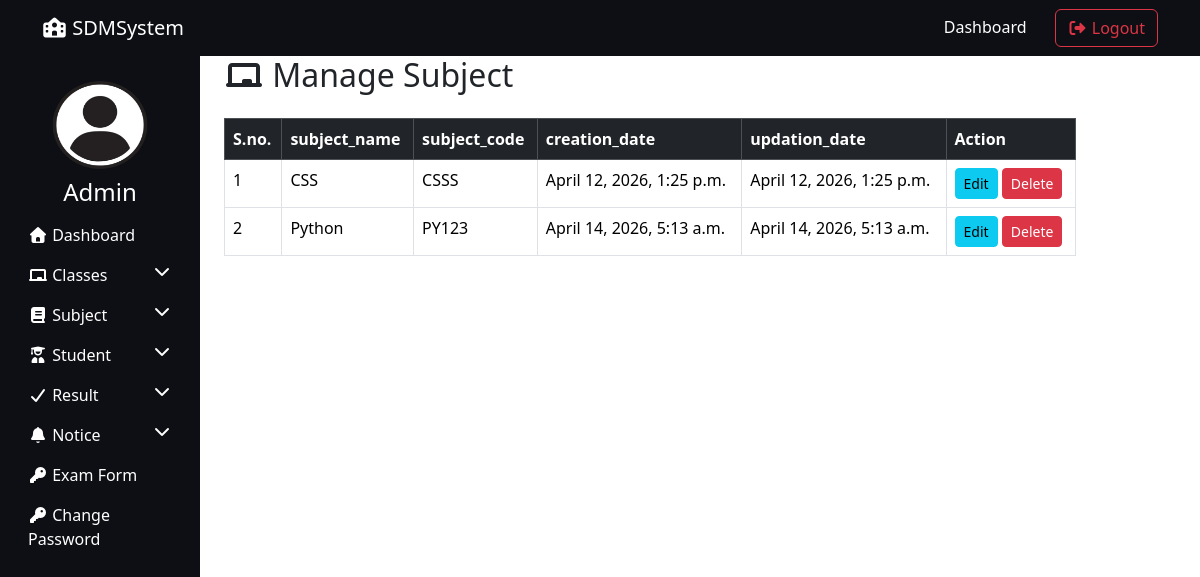
/manage_subject/ (signed in), run on an earlier commit of the app's database.
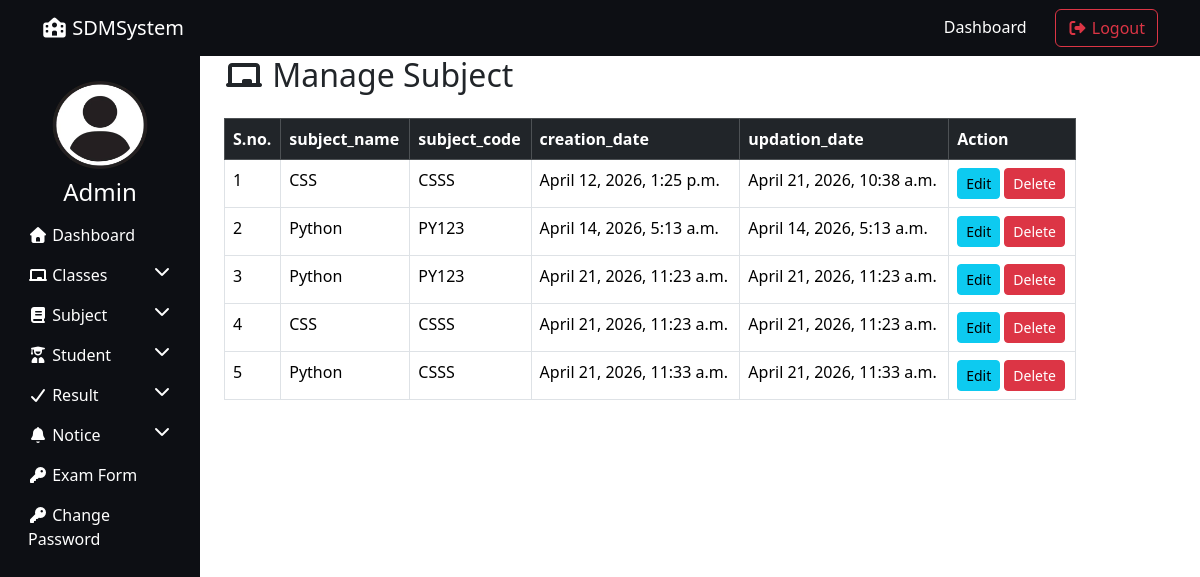
And on a later commit of the database.
### resultapp/models.py (models this page shows, shortened)
class Subject(models.Model):
    subject_name = models.CharField(max_length=100)
    subject_code = models.CharField(max_length=20)
    creation_date = models.DateTimeField(auto_now_add=True)
    updation_date = models.DateTimeField(auto_now=True)

### resultapp/views.py (the view, shortened to what this page needs)
# urls.py: path('manage_subject/',manage_subject,name="manage_subject"),
@login_required
def manage_subject(request):
    subjects = Subject.objects.all()
    return render(request,"manage_subject.html",locals())

### resultapp/templates/manage_subject.html (shortened to what this page needs)
{% extends "admin_base.html" %}
{% load static %}
{%block content%}
   <div class="container">
    <h2 class="mb-4">
        <i class="fas fa-chalkboard"></i> Manage Subject
    </h2>
    <table class="table table-bordered">
        <thead class="table-dark">
            <tr>
                <th>S.no.</th>
                <th>subject_name</th>
                <th>subject_code</th>
                <th>creation_date</th>
                <th>updation_date</th>
                <th>Action</th>
            </tr>
        </thead>
       <tbody>
    {% for i in subjects %}
    <tr>
        <td>{{ forloop.counter }}</td>
        <td>{{ i.subject_name }}</td>
        <td>{{ i.subject_code }}</td>
        <td>{{ i.creation_date }}</td>
        <td>{{ i.updation_date }}</td>
        <td>
            <a href="{% url 'edit_subject' i.id %}" class="btn btn-info btn-sm">Edit</a>
            <a href="?delete={{ i.id }}" class="btn btn-danger btn-sm">Delete</a>
        </td>
    </tr>
    {% endfor %}
</tbody>
    </table>
   </div>
   </div>
    {%endblock %}

What changed in the data, as far as the page shows it:
changed Subject: updation_date "April 12, 2026, 1:25 p.m." → "April 21, 2026, 10:38 a.m."
added Subject: subject_name "Python", subject_code "PY123", creation_date "April 21, 2026, 11:23 a.m.", updation_date "April 21, 2026, 11:23 a.m."
added Subject: subject_name "CSS", subject_code "CSSS", creation_date "April 21, 2026, 11:23 a.m.", updation_date "April 21, 2026, 11:23 a.m."
added Subject: subject_name "Python", subject_code "CSSS", creation_date "April 21, 2026, 11:33 a.m.", updation_date "April 21, 2026, 11:33 a.m."
